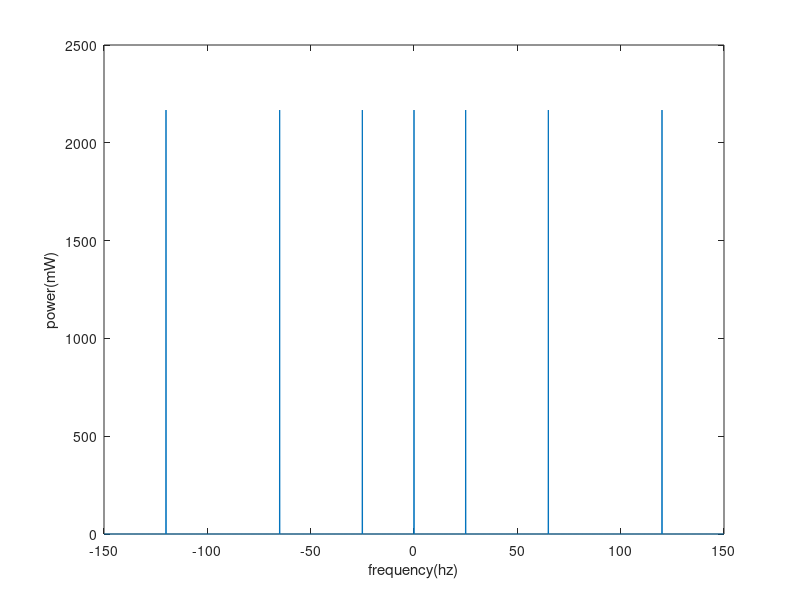

The MATLAB source for this figure: (Note: this script raises an error after producing the figure.)
%%%%%%%%%%%%%%%%%%%%%%%%%
% Problem 7 %
mysignal = load('mysignal.mat'); %loaded the audio data
fftY = fft(mysignal.x); % converted raw data via 'Discrete Fast Fourier Transform'
fftshiftY = fftshift(fftY); % shifted the base value to show the negative parts and the positive parts of the signal as counterparts
n = length(mysignal.x); % found the sample size
f = (-n/2:n/2-1) * (mysignal.fs/n); % created the symmetric frequency axis to plot
power = (abs(fftshiftY) .^2 ) / n; % took the normalized power of signal
figure('Name', 'Question7', 'Color', 'Yellow');
plot(f, power); % plot the signal via freq-power tuples
xlabel('frequency(hz)');
ylabel('power(mW)');
% Problem 7 Ending %
%%%%%%%%%%%%%%%%%%%%%%%%%
%%%%%%%%%%%%%%%%%%%%%%%%%
% Problem 8 %
[favSong, fs] = audioread('slash.mp3'); % loaded the favsong
favSongData = favSong(:,1) + favSong(:,2) ./ 2; % since it is a stereo recorded song, I've taken the average of different signal layers.
n = length(favSongData); % found the sample size
favSongFFT = fft(favSongData); % transformed data under 'Discrete Fast Fourier Transform'
favSongFFTShift = fftshift(favSongFFT); % shifted the FFT data to show the counterparts of each signal
f = (-n/2:n/2-1) * (fs/n); % created the symmetric frequency axis
time = (0:5/n:5-5/n); % created the time axis
power = abs(favSongFFTShift) .^2 / n; % took the normalized power of the signal
figure('Name', 'Favorite Song FFTShift Power-Frequency Plot', 'Color', 'Yellow');
plot(f, power); % plotted the freq-power graph
xlabel('frequency(hz)');
ylabel('Power(dBm)');
figure('Name', 'Favorite Song Amplitude-Time Plot', 'Color', 'Yellow');
plot(time, favSongData); % plotted the time-amplitude graph
xlabel('time(sec)');
ylabel('Amplitude');
% Problem 8 Ending %
%%%%%%%%%%%%%%%%%%%%%%%%%
%%%%%%%%%%%%%%%%%%%%%%%%%
% Problem 9 %
lena_transform = imread('lena.png'); % read the image as 3D matrix with RGB values.
lena_gray_transform = rgb2gray(lena_transform); % transformed each RGB value into single grayscale value.
lena_mean = mean(lena_gray_transform, 'all'); % took the mean of grayscale matrix
disp("Mean: " + lena_mean);
lena_gray_array = double(lena_gray_transform(:));
lena_standard_deviation = std(lena_gray_array);
disp("Standard deviation: " + lena_standard_deviation);
[MIN, INMIN] = min(lena_gray_transform); % found the minimum value of each column and its indexes
[min, inmin] = min(MIN); % found the overall minimum value and its index
disp("Minimum element value: " + min);
disp("Minimum element position(row, column): " + INMIN(inmin) + " " + inmin);
[MAX, INMAX] = max(lena_gray_transform); % found the maximum value of each column and its indexes
[max, inmax] = max(MAX); % found the overall maximum value and its index
disp("Maximum element value: " + max);
disp("Maximum element position(row, column): " + INMAX(inmax) + " " + inmax);
% Problem 9 Ending %
%%%%%%%%%%%%%%%%%%%%%%%%%